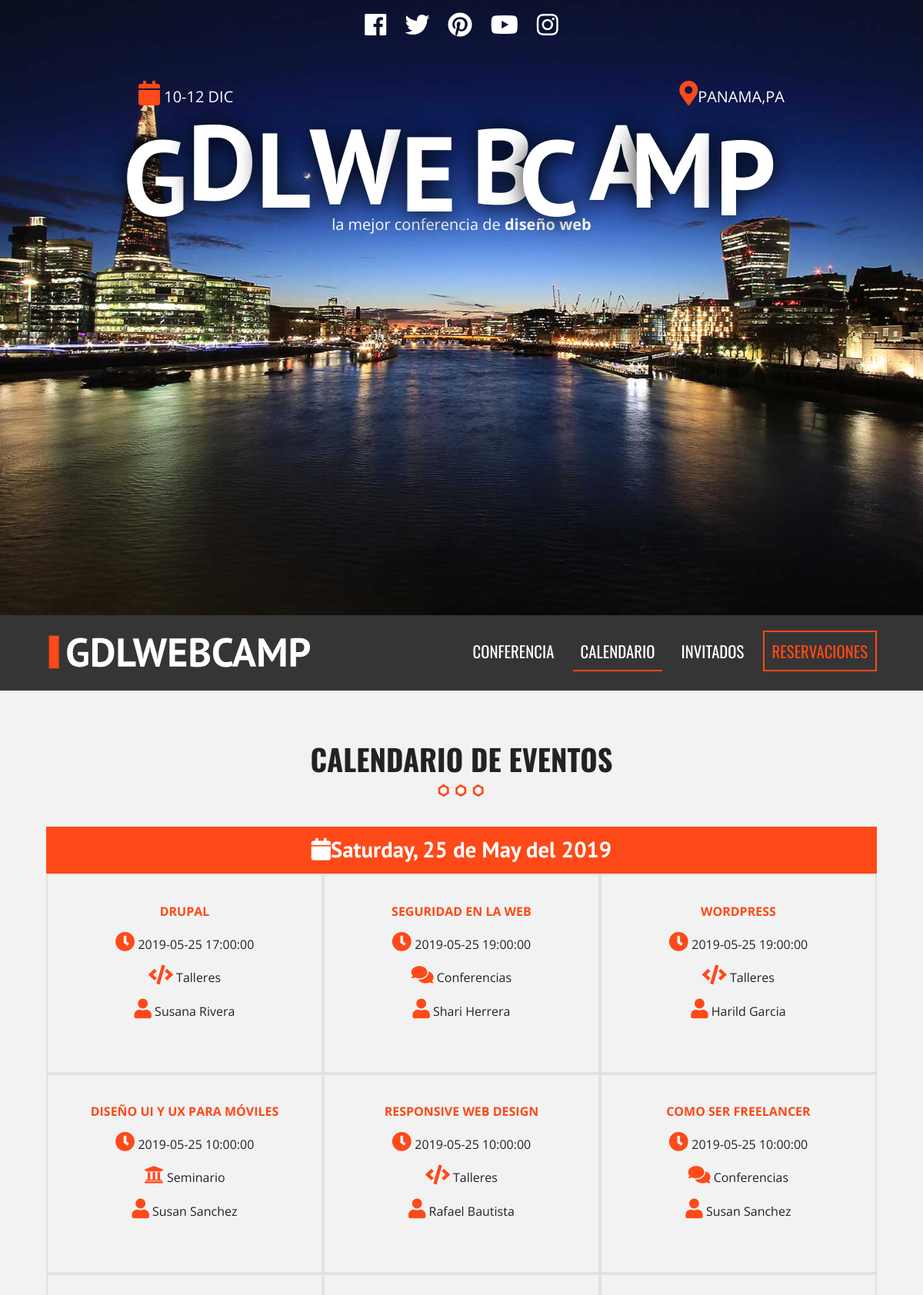
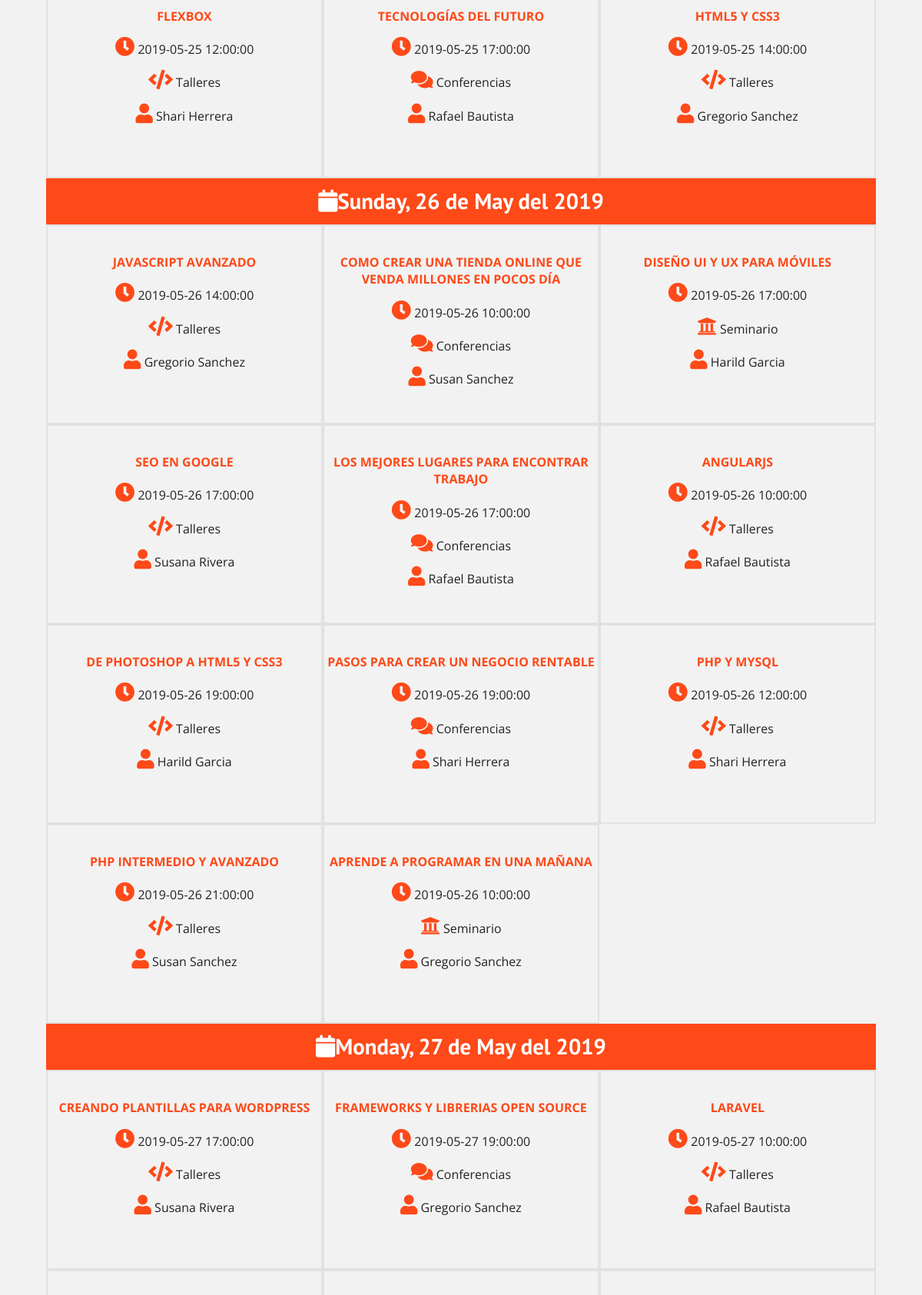
Page /calendario.php (upper part) on the committed database (2 pictures, top to bottom).
### tables this page shows
CREATE TABLE `eventos` (
  `evento_id` tinyint(10) NOT NULL,
  `nombre_evento` varchar(60) NOT NULL,
  `fecha_evento` date NOT NULL,
  `hora_evento` time NOT NULL,
  `id_cat_evento` tinyint(10) NOT NULL,
  `id_inv` tinyint(4) NOT NULL,
  `clave` varchar(10) NOT NULL
);

CREATE TABLE `categoria_evento` (
  `id_categoria` tinyint(10) NOT NULL,
  `cat_evento` varchar(50) NOT NULL,
  `icono` varchar(15) NOT NULL
);

### calendario.php (the view, shortened to what this page needs)
<?php include_once 'includes/templates/header.php'; ?>
  <section class="seccion contenedor" >
    <h2>Calendario de Eventos</h2>
    <?php
        try {
          require_once("includes/funciones/bd_conexion.php");
          $sql = "select evento_id, nombre_evento, fecha_evento, 	hora_evento, cat_evento, icono, nombre_invitado, apellido_invitado from eventos inner join categoria_evento on eventos.id_cat_evento = categoria_evento.id_categoria inner join invitados on eventos.id_inv = invitados.invitado_id order by fecha_evento";
          $res = $conn->query($sql);
        } catch (\Exception $e) {
          echo $e->getMessage();
        }
     ?>
     <div class="calendario">
       <?php
        $calendario = array();
        while ($eventos = $res->fetch_assoc()) {
          $fecha=  $eventos["fecha_evento"];
          $evento = array(
            'titulo' => $eventos["nombre_evento"] ,
            'fecha' => $eventos["fecha_evento"] ,
            'hora' => $eventos["hora_evento"] ,
            'categoia' => $eventos["cat_evento"] ,
            'icono' => $eventos["icono"] ,
            'invitado' => $eventos["nombre_invitado"] . " " . $eventos["apellido_invitado"]
          );
          $calendario[$fecha][]= $evento;
         }
         foreach ($calendario as $dia => $lista_eventos) {
           echo "<h3>";
            echo '<i class="fa fa-calendar" aria-hiden="true"></i>';
            echo strftime("%A, %d de %b del %Y", strtotime($dia));
           echo "</h3>";
           foreach ($lista_eventos as $evento ) {
             echo '<div class="dia">';
             echo '<p class="titulo" >';
              echo $evento["titulo"];
              echo "</p>";
              echo '<p class="hora" >';
               echo '<i class="fa fa-clock" aria-hiden="true"></i> ';
               echo $evento["fecha"] . " " . $evento["hora"];
               echo "</p>";
               echo '<p>';
                echo '<i class="fa '. $evento["icono"] .'"></i> ' . $evento["categoia"];
                echo "</p>";
               echo '<p>';
                echo '<i class="fa fa-user" aria-hiden="true"></i> ';
                echo $evento["invitado"];
                echo "</p>";
             echo "</div>";
           }
         }
         ?>
     </div> <?php  ?>
  </section>
  <?php include_once 'includes/templates/footer.php'; ?>

### css/main.css (style rules this page uses)
html { color: #222; font-size: 1em; line-height: 1.4; }
html { box-sizing: border-box; }
*, *:before , *:after { box-sizing: inherit; }
body { background-color: #f2f2f2; font-family: 'Open Sans', sans-serif; }
.contenedor { width: 98%; margin: 0 auto; }
@media only screen and (min-width: 480px) { .contenedor { width: 95%; } }
@media only screen and (min-width: 768px) { .contenedor { width: 90%; } }
@media only screen and (min-width: 992px) { .contenedor { width: 90%; max-width: 1100px; } }
.seccion { padding: 30px 0; }
.seccion p { font-size: 1.2em; text-align: center; }
h2 { font-family: 'Oswald', sans-serif; font-size: 2.4em; text-transform: uppercase; text-align: center; }
h2::after { content: ''; margin: 0 auto; background-image: url(../img/separador.png); height: 30px; width: 100px; display: block; }
h3 { color: #fe4918; font-size: 1.8em; font-family: 'PT Sans', sans-serif; margin: 0; }
div.calendario::after { clear: both; display: block; content: ''; }
div.calendario h3 { background-color: #fe4918; color: white; text-align: center; padding: 10px 0px; clear: both; }
div.dia { width: 50%; float: left; border: 2px solid #e1e1e1; transition: all .3s ease; min-height: 260px; padding-top: 20px; }
@media only screen and (min-width:768px) { div.dia { width: 33.33%; } }
div.dia p.titulo { color: #fe4918; text-transform: uppercase; font-weight: bold; }
div.dia p { font-size: 1em; }
div.dia i { color: #fe4918; font-size: 1.6em; }

### rows in the picture
eventos: nombre_evento "DRUPAL", fecha_evento "2019-05-25", hora_evento "17:00:00", id_cat_evento.cat_evento "Talleres", invitado "Susana Rivera"
eventos: nombre_evento "SEGURIDAD EN LA WEB", fecha_evento "2019-05-25", hora_evento "19:00:00", id_cat_evento.cat_evento "Conferencias", invitado "Shari Herrera"
eventos: nombre_evento "WORDPRESS", fecha_evento "2019-05-25", hora_evento "19:00:00", id_cat_evento.cat_evento "Talleres", invitado "Harild Garcia"
eventos: nombre_evento "DISEÑO UI Y UX PARA MÓVILES", fecha_evento "2019-05-25", hora_evento "10:00:00", id_cat_evento.cat_evento "Seminario", invitado "Susan Sanchez"
eventos: nombre_evento "RESPONSIVE WEB DESIGN", fecha_evento "2019-05-25", hora_evento "10:00:00", id_cat_evento.cat_evento "Talleres", invitado "Rafael Bautista"
eventos: nombre_evento "COMO SER FREELANCER", fecha_evento "2019-05-25", hora_evento "10:00:00", id_cat_evento.cat_evento "Conferencias", invitado "Susan Sanchez"
eventos: nombre_evento "FLEXBOX", fecha_evento "2019-05-25", hora_evento "12:00:00", id_cat_evento.cat_evento "Talleres", invitado "Shari Herrera"
eventos: nombre_evento "TECNOLOGÍAS DEL FUTURO", fecha_evento "2019-05-25", hora_evento "17:00:00", id_cat_evento.cat_evento "Conferencias", invitado "Rafael Bautista"
eventos: nombre_evento "HTML5 Y CSS3", fecha_evento "2019-05-25", hora_evento "14:00:00", id_cat_evento.cat_evento "Talleres", invitado "Gregorio Sanchez"
eventos: nombre_evento "JAVASCRIPT AVANZADO", fecha_evento "2019-05-26", hora_evento "14:00:00", id_cat_evento.cat_evento "Talleres", invitado "Gregorio Sanchez"
eventos: nombre_evento "COMO CREAR UNA TIENDA ONLINE QUE VENDA MILLONES EN POCOS DÍA", fecha_evento "2019-05-26", hora_evento "10:00:00", id_cat_evento.cat_evento "Conferencias", invitado "Susan Sanchez"
eventos: nombre_evento "DISEÑO UI Y UX PARA MÓVILES", fecha_evento "2019-05-26", hora_evento "17:00:00", id_cat_evento.cat_evento "Seminario", invitado "Harild Garcia"
eventos: nombre_evento "SEO EN GOOGLE", fecha_evento "2019-05-26", hora_evento "17:00:00", id_cat_evento.cat_evento "Talleres", invitado "Susana Rivera"
eventos: nombre_evento "LOS MEJORES LUGARES PARA ENCONTRAR TRABAJO", fecha_evento "2019-05-26", hora_evento "17:00:00", id_cat_evento.cat_evento "Conferencias", invitado "Rafael Bautista"
eventos: nombre_evento "ANGULARJS", fecha_evento "2019-05-26", hora_evento "10:00:00", id_cat_evento.cat_evento "Talleres", invitado "Rafael Bautista"
eventos: nombre_evento "DE PHOTOSHOP A HTML5 Y CSS3", fecha_evento "2019-05-26", hora_evento "19:00:00", id_cat_evento.cat_evento "Talleres", invitado "Harild Garcia"
eventos: nombre_evento "PASOS PARA CREAR UN NEGOCIO RENTABLE", fecha_evento "2019-05-26", hora_evento "19:00:00", id_cat_evento.cat_evento "Conferencias", invitado "Shari Herrera"
eventos: nombre_evento "PHP Y MYSQL", fecha_evento "2019-05-26", hora_evento "12:00:00", id_cat_evento.cat_evento "Talleres", invitado "Shari Herrera"
eventos: nombre_evento "PHP INTERMEDIO Y AVANZADO", fecha_evento "2019-05-26", hora_evento "21:00:00", id_cat_evento.cat_evento "Talleres", invitado "Susan Sanchez"
eventos: nombre_evento "APRENDE A PROGRAMAR EN UNA MAÑANA", fecha_evento "2019-05-26", hora_evento "10:00:00", id_cat_evento.cat_evento "Seminario", invitado "Gregorio Sanchez"
eventos: nombre_evento "CREANDO PLANTILLAS PARA WORDPRESS", fecha_evento "2019-05-27", hora_evento "17:00:00", id_cat_evento.cat_evento "Talleres", invitado "Susana Rivera"
eventos: nombre_evento "FRAMEWORKS Y LIBRERIAS OPEN SOURCE", fecha_evento "2019-05-27", hora_evento "19:00:00", id_cat_evento.cat_evento "Conferencias", invitado "Gregorio Sanchez"
eventos: nombre_evento "LARAVEL", fecha_evento "2019-05-27", hora_evento "10:00:00", id_cat_evento.cat_evento "Talleres", invitado "Rafael Bautista"

### other values in the picture
strftime("%A, %d de %b del %Y", strtotime($dia)) "Saturday, 25 de May del 2019"
strftime("%A, %d de %b del %Y", strtotime($dia)) "Sunday, 26 de May del 2019"
strftime("%A, %d de %b del %Y", strtotime($dia)) "Monday, 27 de May del 2019"
